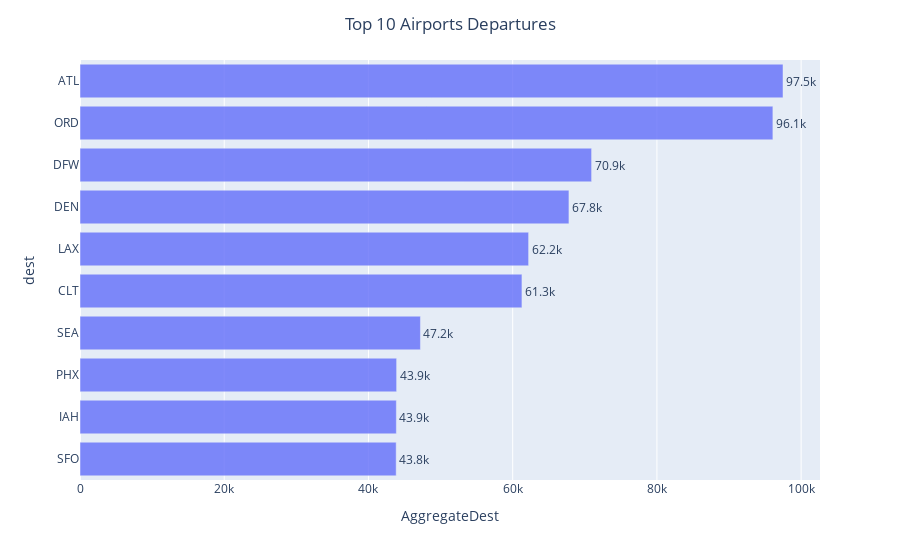

Notebook source saved alongside this figure:
### Code cell
fig = px.bar(df_dest, x='AggregateDest', y='dest', text='AggregateDest', orientation ='h',opacity = 0.8)
fig.update_traces(texttemplate='%{text:.3s}', textposition='outside')
fig.update_layout(uniformtext_minsize=4, uniformtext_mode='hide', title_text='Top 10 Airports Departures', title_x = 0.5)
fig.show()

### Figure 1 — Plotly figure (JSON) as saved in the notebook; plotly's stock layout.template omitted (floating-point values rounded to 4 significant figures)
{"data": [{"alignmentgroup": "True", "hovertemplate": "AggregateDest=%{text}<br>dest=%{y}<extra></extra>", "legendgroup": "", "marker": {"color": "#636efa", "opacity": 0.8}, "name": "", "offsetgroup": "", "orientation": "h", "showlegend": false, "text": [43844, 43868, 43907, 47209, 61285, 62209, 67800, 70941, 96082, 97484], "textposition": "outside", "texttemplate": "%{text:.3s}", "type": "bar", "x": [43844, 43868, 43907, 47209, 61285, 62209, 67800, 70941, 96082, 97484], "xaxis": "x", "y": ["SFO", "IAH", "PHX", "SEA", "CLT", "LAX", "DEN", "DFW", "ORD", "ATL"], "yaxis": "y"}], "layout": {"autosize": true, "barmode": "relative", "legend": {"tracegroupgap": 0}, "margin": {"t": 60}, "title": {"text": "Top 10 Airports Departures", "x": 0.5}, "uniformtext": {"minsize": 4, "mode": "hide"}, "xaxis": {"anchor": "y", "autorange": true, "domain": [0, 1], "range": [0, 102600.0], "title": {"text": "AggregateDest"}, "type": "linear"}, "yaxis": {"anchor": "x", "autorange": true, "domain": [0, 1], "range": [-0.5, 9.5], "title": {"text": "dest"}, "type": "category"}}}
